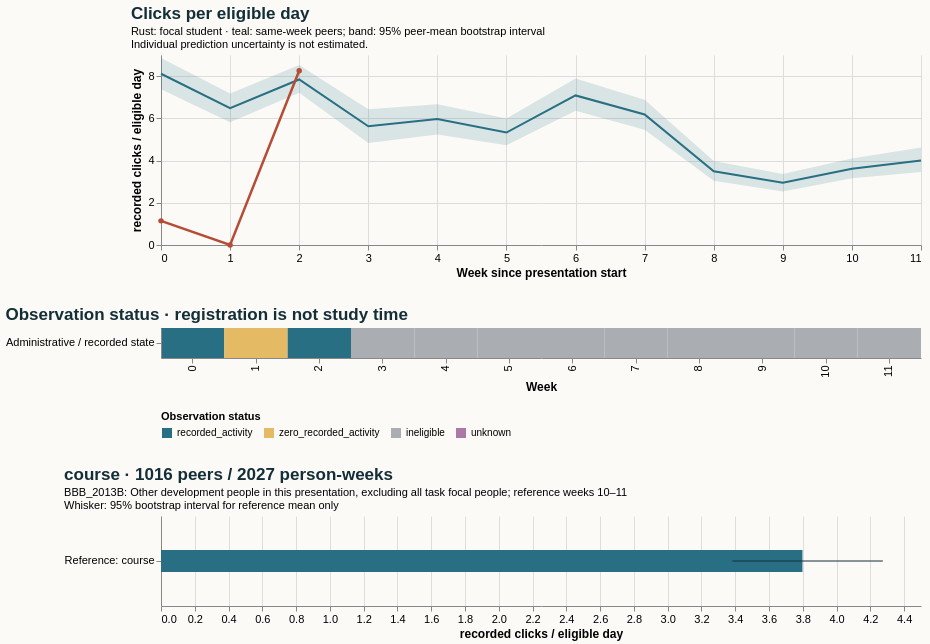

Specify this chart in Vega-Lite:
### Vega-Lite specification from a JSON file in a GitHub repository (floating-point values rounded to 4 significant figures)
{"$schema": "https://vega.github.io/schema/vega-lite/v5.20.1.json", "config": {"axis": {"labelFontSize": 11, "titleFontSize": 12}, "background": "#fbfaf7", "font": "sans-serif", "title": {"anchor": "start", "color": "#142e38", "fontSize": 17, "subtitleFontSize": 11}, "view": {"continuousHeight": 300, "continuousWidth": 300, "stroke": null}}, "datasets": {"data-91670a09360a583b7d86cca1c27181c0": [{"end_day": 6, "focal_value": 1.143, "peer_ci_high": 8.86, "peer_ci_low": 7.373, "peer_mean": 8.112, "peer_observations": 1151, "peer_people": 1151, "reference": "course", "unit": "recorded clicks / eligible day", "week": 0}, {"end_day": 13, "focal_value": 0.0, "peer_ci_high": 7.173, "peer_ci_low": 5.814, "peer_mean": 6.478, "peer_observations": 1144, "peer_people": 1144, "reference": "course", "unit": "recorded clicks / eligible day", "week": 1}, {"end_day": 20, "focal_value": 8.25, "peer_ci_high": 8.532, "peer_ci_low": 7.208, "peer_mean": 7.84, "peer_observations": 1126, "peer_people": 1126, "reference": "course", "unit": "recorded clicks / eligible day", "week": 2}, {"end_day": 27, "focal_value": null, "peer_ci_high": 6.426, "peer_ci_low": 4.829, "peer_mean": 5.624, "peer_observations": 1119, "peer_people": 1119, "reference": "course", "unit": "recorded clicks / eligible day", "week": 3}, {"end_day": 34, "focal_value": null, "peer_ci_high": 6.668, "peer_ci_low": 5.236, "peer_mean": 5.963, "peer_observations": 1082, "peer_people": 1082, "reference": "course", "unit": "recorded clicks / eligible day", "week": 4}, {"end_day": 41, "focal_value": null, "peer_ci_high": 5.992, "peer_ci_low": 4.726, "peer_mean": 5.327, "peer_observations": 1075, "peer_people": 1075, "reference": "course", "unit": "recorded clicks / eligible day", "week": 5}, {"end_day": 48, "focal_value": null, "peer_ci_high": 7.89, "peer_ci_low": 6.357, "peer_mean": 7.085, "peer_observations": 1065, "peer_people": 1065, "reference": "course", "unit": "recorded clicks / eligible day", "week": 6}, {"end_day": 55, "focal_value": null, "peer_ci_high": 6.886, "peer_ci_low": 5.459, "peer_mean": 6.182, "peer_observations": 1049, "peer_people": 1049, "reference": "course", "unit": "recorded clicks / eligible day", "week": 7}, {"end_day": 62, "focal_value": null, "peer_ci_high": 3.984, "peer_ci_low": 3.045, "peer_mean": 3.491, "peer_observations": 1039, "peer_people": 1039, "reference": "course", "unit": "recorded clicks / eligible day", "week": 8}, {"end_day": 69, "focal_value": null, "peer_ci_high": 3.369, "peer_ci_low": 2.536, "peer_mean": 2.947, "peer_observations": 1022, "peer_people": 1022, "reference": "course", "unit": "recorded clicks / eligible day", "week": 9}, {"end_day": 76, "focal_value": null, "peer_ci_high": 4.092, "peer_ci_low": 3.167, "peer_mean": 3.615, "peer_observations": 1016, "peer_people": 1016, "reference": "course", "unit": "recorded clicks / eligible day", "week": 10}, {"end_day": 83, "focal_value": null, "peer_ci_high": 4.623, "peer_ci_low": 3.46, "peer_mean": 4.0, "peer_observations": 1011, "peer_people": 1011, "reference": "course", "unit": "recorded clicks / eligible day", "week": 11}], "data-f2bbe8e75e41bf46be21ece251c10ce7": [{"eligible_days": 7.0, "end_day": 6, "logging_completeness": "unknown", "observation_status": "recorded_activity", "row": "Administrative / recorded state", "score_status": "withheld_release_time_unknown", "start_day": 0, "value": 1.143, "week": 0}, {"eligible_days": 7.0, "end_day": 13, "logging_completeness": "unknown", "observation_status": "zero_recorded_activity", "row": "Administrative / recorded state", "score_status": "withheld_release_time_unknown", "start_day": 7, "value": 0.0, "week": 1}, {"eligible_days": 4.0, "end_day": 20, "logging_completeness": "unknown", "observation_status": "recorded_activity", "row": "Administrative / recorded state", "score_status": "withheld_release_time_unknown", "start_day": 14, "value": 8.25, "week": 2}, {"eligible_days": 0.0, "end_day": 27, "logging_completeness": "unknown", "observation_status": "ineligible", "row": "Administrative / recorded state", "score_status": "withheld_release_time_unknown", "start_day": 21, "value": null, "week": 3}, {"eligible_days": 0.0, "end_day": 34, "logging_completeness": "unknown", "observation_status": "ineligible", "row": "Administrative / recorded state", "score_status": "withheld_release_time_unknown", "start_day": 28, "value": null, "week": 4}, {"eligible_days": 0.0, "end_day": 41, "logging_completeness": "unknown", "observation_status": "ineligible", "row": "Administrative / recorded state", "score_status": "withheld_release_time_unknown", "start_day": 35, "value": null, "week": 5}, {"eligible_days": 0.0, "end_day": 48, "logging_completeness": "unknown", "observation_status": "ineligible", "row": "Administrative / recorded state", "score_status": "withheld_release_time_unknown", "start_day": 42, "value": null, "week": 6}, {"eligible_days": 0.0, "end_day": 55, "logging_completeness": "unknown", "observation_status": "ineligible", "row": "Administrative / recorded state", "score_status": "withheld_release_time_unknown", "start_day": 49, "value": null, "week": 7}, {"eligible_days": 0.0, "end_day": 62, "logging_completeness": "unknown", "observation_status": "ineligible", "row": "Administrative / recorded state", "score_status": "withheld_release_time_unknown", "start_day": 56, "value": null, "week": 8}, {"eligible_days": 0.0, "end_day": 69, "logging_completeness": "unknown", "observation_status": "ineligible", "row": "Administrative / recorded state", "score_status": "withheld_release_time_unknown", "start_day": 63, "value": null, "week": 9}, {"eligible_days": 0.0, "end_day": 76, "logging_completeness": "unknown", "observation_status": "ineligible", "row": "Administrative / recorded state", "score_status": "withheld_release_time_unknown", "start_day": 70, "value": null, "week": 10}, {"eligible_days": 0.0, "end_day": 83, "logging_completeness": "unknown", "observation_status": "ineligible", "row": "Administrative / recorded state", "score_status": "withheld_release_time_unknown", "start_day": 77, "value": null, "week": 11}], "data-f5a77e2c9ce278fef4ae32aa3b42d9e1": [{"hi": null, "lo": null, "series": "Focal: weeks 10–11", "value": null}, {"hi": 4.274, "lo": 3.383, "series": "Reference: course", "value": 3.798}]}, "resolve": {"scale": {"color": "independent"}}, "spacing": 28, "vconcat": [{"data": {"name": "data-91670a09360a583b7d86cca1c27181c0"}, "height": 190, "layer": [{"encoding": {"x": {"axis": {"tickMinStep": 1}, "field": "week", "title": "Week since presentation start", "type": "quantitative"}, "y": {"field": "peer_ci_low", "scale": {"zero": true}, "title": "recorded clicks / eligible day", "type": "quantitative"}, "y2": {"field": "peer_ci_high"}}, "mark": {"color": "#286f83", "opacity": 0.16, "type": "area"}}, {"encoding": {"tooltip": [{"field": "week", "type": "quantitative"}, {"field": "peer_mean", "type": "quantitative"}, {"field": "peer_people", "type": "quantitative"}, {"field": "peer_observations", "type": "quantitative"}], "x": {"field": "week", "type": "quantitative"}, "y": {"field": "peer_mean", "type": "quantitative"}}, "mark": {"color": "#286f83", "strokeWidth": 2, "type": "line"}}, {"encoding": {"tooltip": [{"field": "week", "type": "quantitative"}, {"field": "focal_value", "type": "quantitative"}], "x": {"field": "week", "type": "quantitative"}, "y": {"field": "focal_value", "type": "quantitative"}}, "mark": {"color": "#b64c35", "point": {"color": "#b64c35"}, "strokeWidth": 2.5, "type": "line"}}], "title": {"subtitle": ["Rust: focal student · teal: same-week peers; band: 95% peer-mean bootstrap interval", "Individual prediction uncertainty is not estimated."], "text": "Clicks per eligible day"}, "width": 760}, {"data": {"name": "data-f2bbe8e75e41bf46be21ece251c10ce7"}, "encoding": {"color": {"field": "observation_status", "legend": {"labelLimit": 260, "orient": "bottom"}, "scale": {"domain": ["recorded_activity", "zero_recorded_activity", "ineligible", "unknown"], "range": ["#286f83", "#e4bb64", "#aaaeb3", "#ac78a5"]}, "title": "Observation status", "type": "nominal"}, "tooltip": [{"field": "week", "type": "quantitative"}, {"field": "eligible_days", "type": "quantitative"}, {"field": "observation_status", "type": "nominal"}, {"field": "logging_completeness", "type": "nominal"}], "x": {"field": "week", "title": "Week", "type": "ordinal"}, "y": {"field": "row", "title": null, "type": "nominal"}}, "height": 30, "mark": {"type": "rect"}, "title": "Observation status · registration is not study time", "width": 760}, {"data": {"name": "data-f5a77e2c9ce278fef4ae32aa3b42d9e1"}, "height": 90, "layer": [{"encoding": {"x": {"field": "value", "scale": {"domain": [0, 4.488], "zero": true}, "title": "recorded clicks / eligible day", "type": "quantitative"}, "y": {"field": "series", "sort": null, "title": null, "type": "nominal"}}, "mark": {"color": "#286f83", "size": 22, "type": "bar"}}, {"encoding": {"x": {"field": "lo", "type": "quantitative"}, "x2": {"field": "hi"}, "y": {"field": "series", "sort": null, "title": null, "type": "nominal"}}, "mark": {"color": "#142e38", "type": "rule"}}], "title": {"subtitle": ["BBB_2013B: Other development people in this presentation, excluding all task focal people; reference weeks 10–11", "Whisker: 95% bootstrap interval for reference mean only"], "text": "course · 1016 peers / 2027 person-weeks"}, "width": 760}]}
